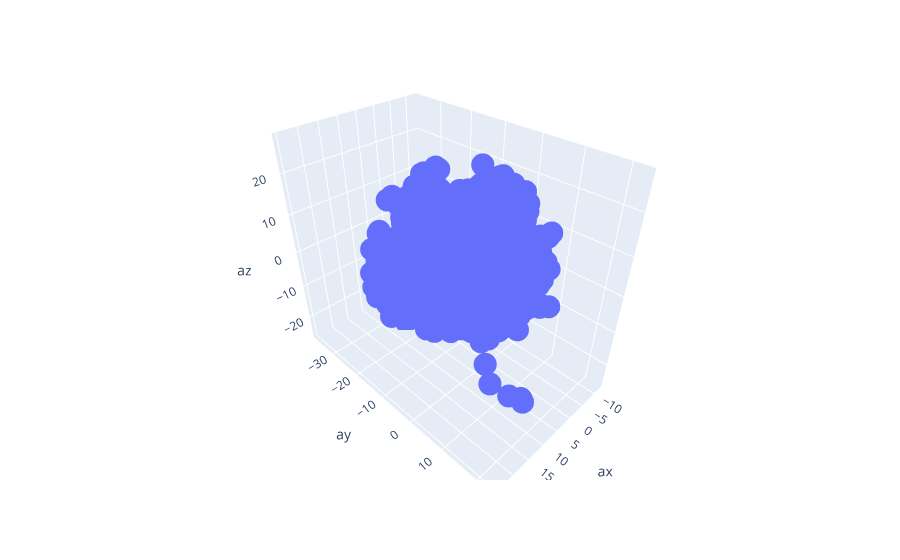

Notebook code for this chart:
### Code cell
fig = px.scatter_3d(df, x='ax', y='ay', z='az')
fig.show()

### Figure 1 — Plotly figure (JSON) as saved in the notebook; plotly's stock layout.template omitted (floating-point values rounded to 4 significant figures; data arrays with more than 128 entries replaced by an {"elided": "..."} marker saying what was removed)
{"data": [{"hovertemplate": "ax=%{x}<br>ay=%{y}<br>az=%{z}<extra></extra>", "legendgroup": "", "marker": {"color": "#636efa", "symbol": "circle"}, "mode": "markers", "name": "", "scene": "scene", "showlegend": false, "type": "scatter3d", "x": {"elided": "3616 float values"}, "y": {"elided": "3616 float values"}, "z": {"elided": "3616 float values"}}], "layout": {"legend": {"tracegroupgap": 0}, "margin": {"t": 60}, "scene": {"domain": {"x": [0, 1], "y": [0, 1]}, "xaxis": {"title": {"text": "ax"}}, "yaxis": {"title": {"text": "ay"}}, "zaxis": {"title": {"text": "az"}}}}}
